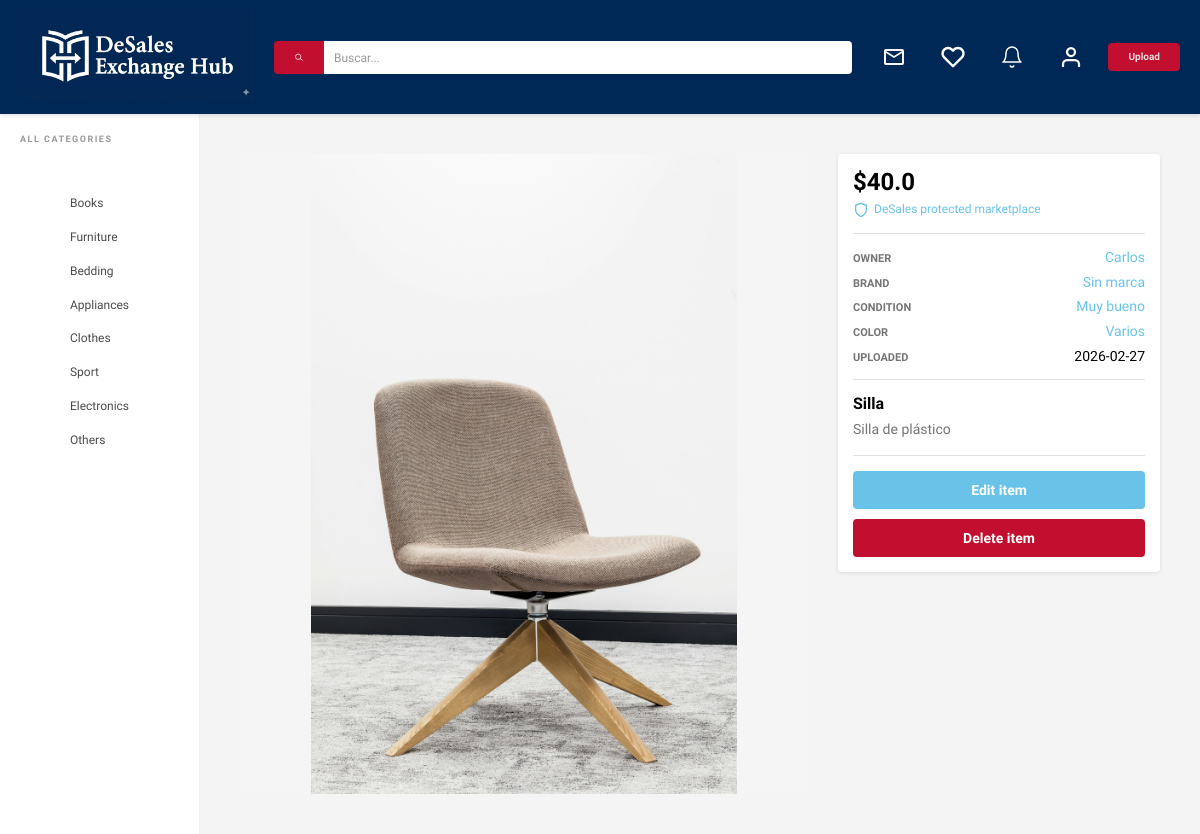
The app's page /item/4 (signed in), older data.
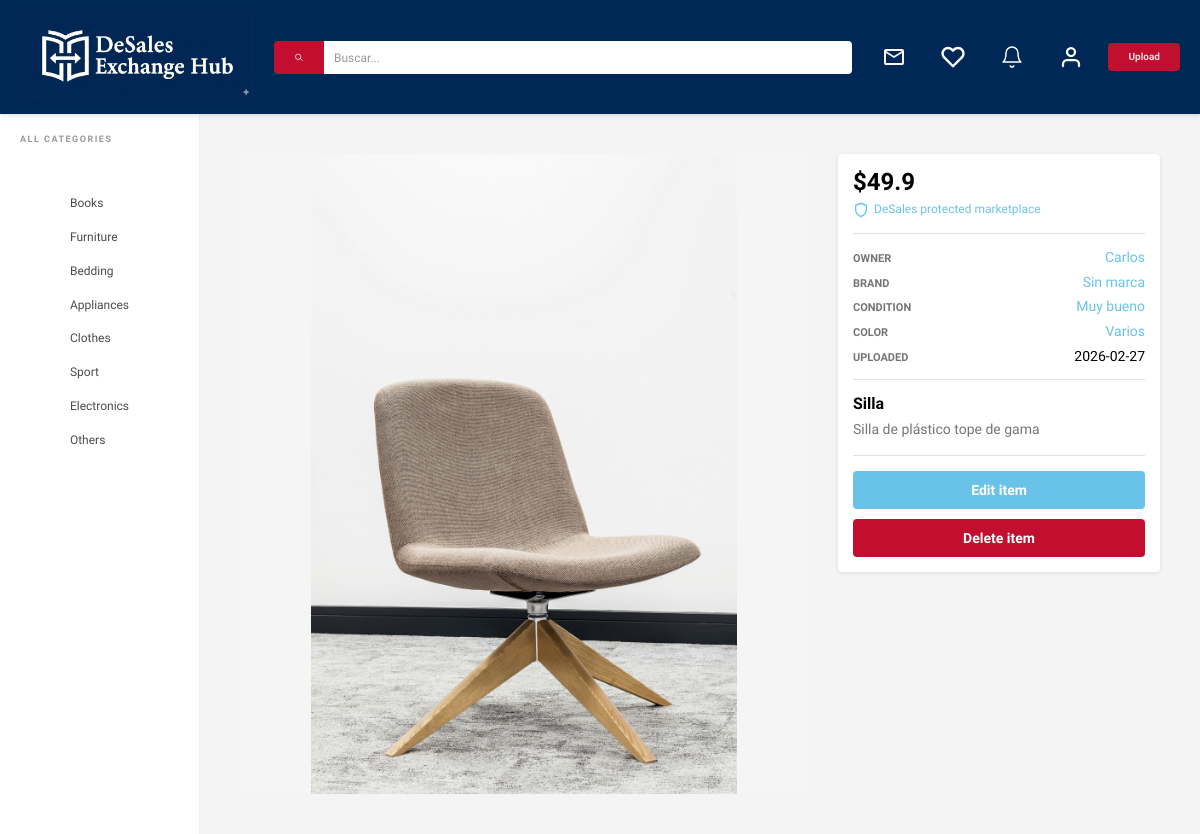
The same page, newer data.
### models.py (models this page shows, shortened)
class ItemImage(db.Model):
    id = db.Column(db.Integer, primary_key=True)
    image_url = db.Column(db.String(200), nullable=False)
    item_id = db.Column(db.Integer, db.ForeignKey('item.id'), nullable=False)

class Item(db.Model):
    id = db.Column(db.Integer, primary_key = True, autoincrement = True)
    name = db.Column(db.String(50), nullable = False)
    description = db.Column(db.String(400), nullable = False)
    price = db.Column(db.Float, nullable = False)
    category = db.Column(db.String(20), nullable = False)
    created_at = db.Column(db.DateTime, nullable = False, default = db.func.current_timestamp())
    user_id = db.Column(db.Integer, db.ForeignKey('user.id'), nullable = False)
    images = db.relationship('ItemImage', backref='item', lazy=True)
    favorited_by = db.relationship('User', secondary='favorite', back_populates='favorite_items', lazy=True)

class User(db.Model):
    id = db.Column(db.Integer, primary_key = True)
    username = db.Column(db.String(20), unique = False, nullable = False)
    email = db.Column(db.String(120), unique = True, nullable = False)
    password = db.Column(db.String(255), nullable = False)
    is_active = db.Column(db.Boolean, default=False, nullable=False)
    items = db.relationship('Item', backref = 'owner', lazy = True)
    favorite_items = db.relationship('Item', secondary='favorite', back_populates='favorited_by', lazy=True)
    country = db.Column(db.String(20), nullable = True, default = "")
    city = db.Column(db.String(20), nullable = True, default = "")
    description = db.Column(db.String(400), nullable = True, default = "")
    photo_url = db.Column(db.String(200), nullable = True, default = "")

### app.py (the view)
@app.route("/item/<int:item_id>")
def item(item_id):
    user = get_current_user_from_session()
    if not user:
        return redirect(url_for("login"))
    item = Item.query.get_or_404(item_id)
    similar_items = Item.query.filter_by(category=item.category).filter(Item.id != item.id).limit(10).all()
    favorite_item_ids = {favorite_item.id for favorite_item in user.favorite_items}
    return render_template('item.html', item=item, similar_items=similar_items, favorite_item_ids=favorite_item_ids)

### app.py (called while the page is built, shortened)
def get_current_user_from_session():
    user_id = session.get("user_id")
    if user_id is not None:
        user = db.session.get(User, user_id)
        if user:
            session["user_id"] = user.id
            session["username"] = user.username
            return user

### templates/item.html (shortened to what this page needs)
{% extends 'base.html' %}
{% block content %}
    <div class="item-contenido">
        <section class="item-main">
            <div class="item-detail-image-container">
                {% if item.images and item.images|length > 0 %}
                    <div class="carousel-container">
                        <div class="carousel-track">
                            {% for image in item.images %}
                                <div class="carousel-slide">
                                    <img class="item-detail-imagen" src="{{ url_for('static', filename=image.image_url) }}" alt="{{ item.name }} - Image {{ loop.index }}">
                                </div>
                            {% endfor %}
                        </div>
                    </div>
                {% endif %}
            </div>
        </section>
        <aside class="item-sidebar">
            <div class="item-details-card">
                <div class="item-price-box">
                    <h2 class="item-price">${{ item.price }}</h2>
                    <span class="item-protection-info">
                        <svg width="16" height="16" viewBox="0 0 24 24" fill="none" stroke="currentColor" stroke-width="2"><path d="M12 22s8-4 8-10V5l-8-3-8 3v7c0 6 8 10 8 10z"/></svg>
                        DeSales protected marketplace
                    </span>
                </div>
                <div class="divider"></div>
                <div class="item-specs">
                    <div class="spec-row">
                        <span class="spec-label">Owner</span>
                        <span class="spec-value action-text">{{ item.owner.username }}</span>
                    </div>
                    <div class="spec-row">
                        <span class="spec-label">Brand</span>
                        <span class="spec-value action-text">Sin marca</span>
                    </div>
                    <div class="spec-row">
                        <span class="spec-label">Condition</span>
                        <span class="spec-value action-text">Muy bueno</span>
                    </div>
                    <div class="spec-row">
                        <span class="spec-label">Color</span>
                        <span class="spec-value action-text">Varios</span>
                    </div>
                    <div class="spec-row">
                        <span class="spec-label">Uploaded</span>
                        <span class="spec-value">{{ item.created_at.strftime('%Y-%m-%d') }}</span>
                    </div>
                </div>
                <div class="divider"></div>
                <h1 class="item-title">{{ item.name }}</h1>
                <p class="item-description">{{ item.description }}</p>
                <div class="divider"></div>
                {% if item.owner.id != session['user_id'] %}
                    <div class="item-actions">
                        <a class="btn btn-primary">Purchase now</a>
                        <a class="btn btn-outline">Make an offer</a>
                        <a class="btn btn-outline">Send a message</a>
                        <a class="btn btn-outline favorite-btn {% if item.id in favorite_item_ids %}active{% endif %}" data-item-id="{{ item.id }}" data-is-favorite="{% if item.id in favorite_item_ids %}true{% else %}false{% endif %}" data-favorite-text="true">
                            {% if item.id in favorite_item_ids %}Remove from favorites{% else %}Add to favorites{% endif %}
                        </a>
                    </div>
                {% else %}
                    <div class="item-actions">
                        <a href="{{ url_for('edit_item', item_id=item.id) }}" class="btn btn-primary">Edit item</a>
                        <a href="{{url_for('delete', item_id=item.id)}}" class="btn btn-rojo">Delete item</a>
                    </div>
                {% endif %}
            </div>
        </aside>
    </div>
{% endblock %}

### templates/base.html (shortened to what this page needs)
<!DOCTYPE html>
<html lang="en">
<head>
    <link rel="stylesheet" href="{{ url_for('static', filename='css/app.css') }}">
</head>
<body>
    <nav class="nav">
        <div class="nav-content">
            <a href="/dashboard" class="nav-logo">
                <img src="{{ url_for('static', filename='img/assets/DEH logo letras blanco.png') }}" alt="Desales Exchange Hub Logo">
            </a>
            <form action="" class="search-form">
                <button type="submit" class="search-btn">
                    <img src="{{ url_for('static', filename='img/assets/search-white-on-red.svg') }}" alt="Buscar">
                </button>
                <input type="text" placeholder="Buscar...">
            </form>
            <div class="nav-buttons">
                <a href="{{ url_for('messages') }}" class="nav-icon">
                    <img src="{{ url_for('static', filename='img/assets/mail.svg') }}" alt="Mensajes">
                </a>
                <a href="{{ url_for('favItems') }}" class="nav-icon">
                    <img src="{{ url_for('static', filename='img/assets/WhiteHeart.svg') }}" alt="Favoritos">
                </a>
                <a href="#" class="nav-icon">
                    <img src="{{ url_for('static', filename='img/assets/Bell.svg') }}" alt="Notificaciones">
                </a>
                <a href="{{ url_for('profile') }}" class="nav-icon">
                    <img src="{{ url_for('static', filename='img/assets/User.svg') }}" alt="Perfil">
                </a>
                <a href="{{ url_for('upload') }}" class="upload-button">Upload</a>
            </div>
        </div>
    </nav>
    <div class="layout-container">
        <aside class="sidebar">
            <div class="sidebar-header">
                <h3>All Categories</h3>
            </div>
            <div class="scroll-container">
                <ul class="lista-enlaces" id="categoryList">
                    <li><a href="#">Books</a></li>
                    <li><a href="#">Furniture</a></li>
                    <li><a href="#">Bedding</a></li>
                    <li><a href="#">Appliances</a></li>
                    <li><a href="#">Clothes</a></li>
                    <li><a href="#">Sport</a></li>
                    <li><a href="#">Electronics</a></li>
                    <li><a href="#">Others</a></li>
                </ul>
            </div>
        </aside>
        <main class="main-content">
            {% block content %}
            {% endblock %}
        </main>
    </div>
</body>
</html>

Row changes from the older to the newer data that the page shows:
changed Item "Silla": price "40.0" → "49.9"; description "Silla de plástico" → "Silla de plástico tope de gama"
